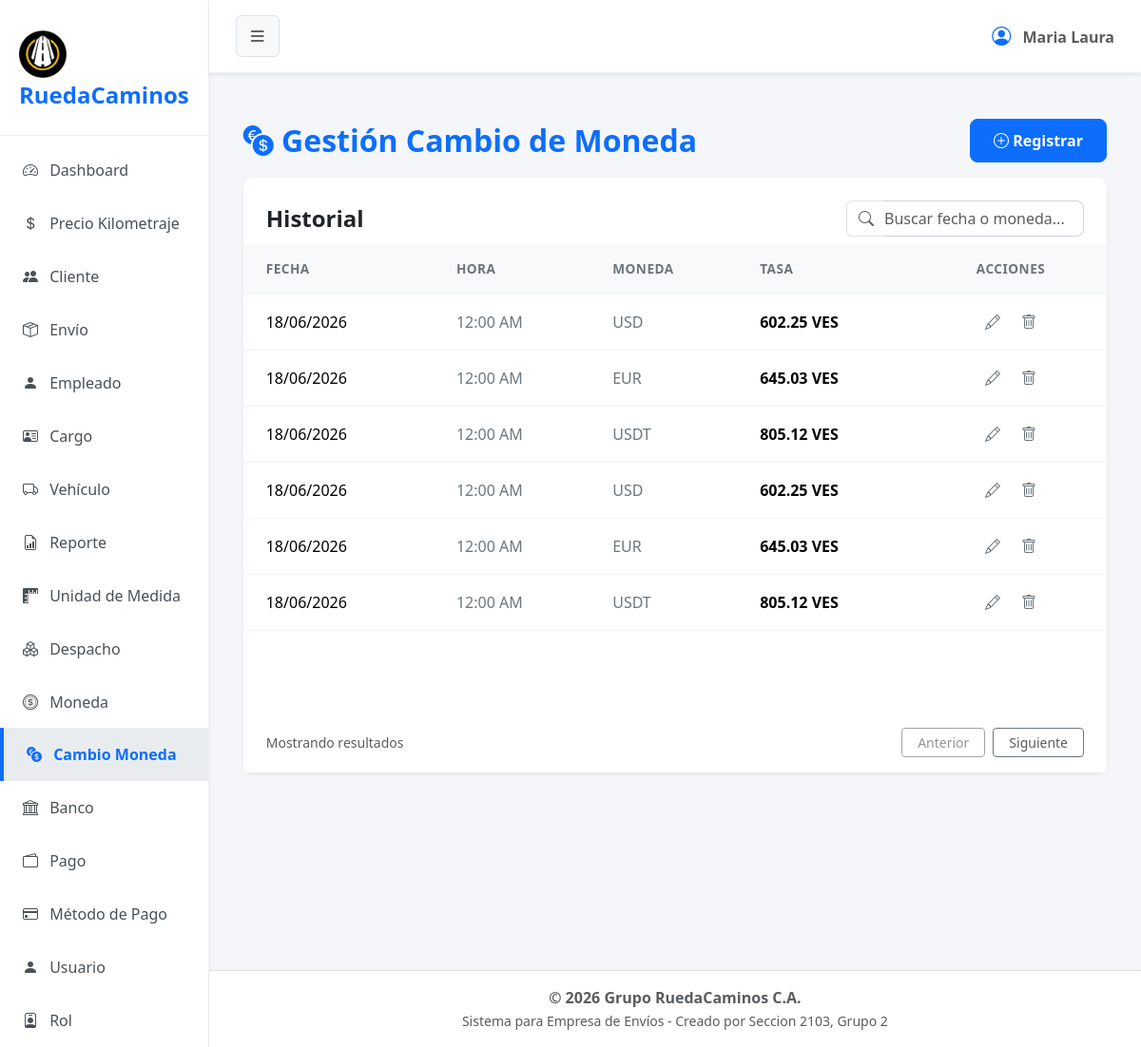
Before: /?url=cambiomoneda with the older database file.
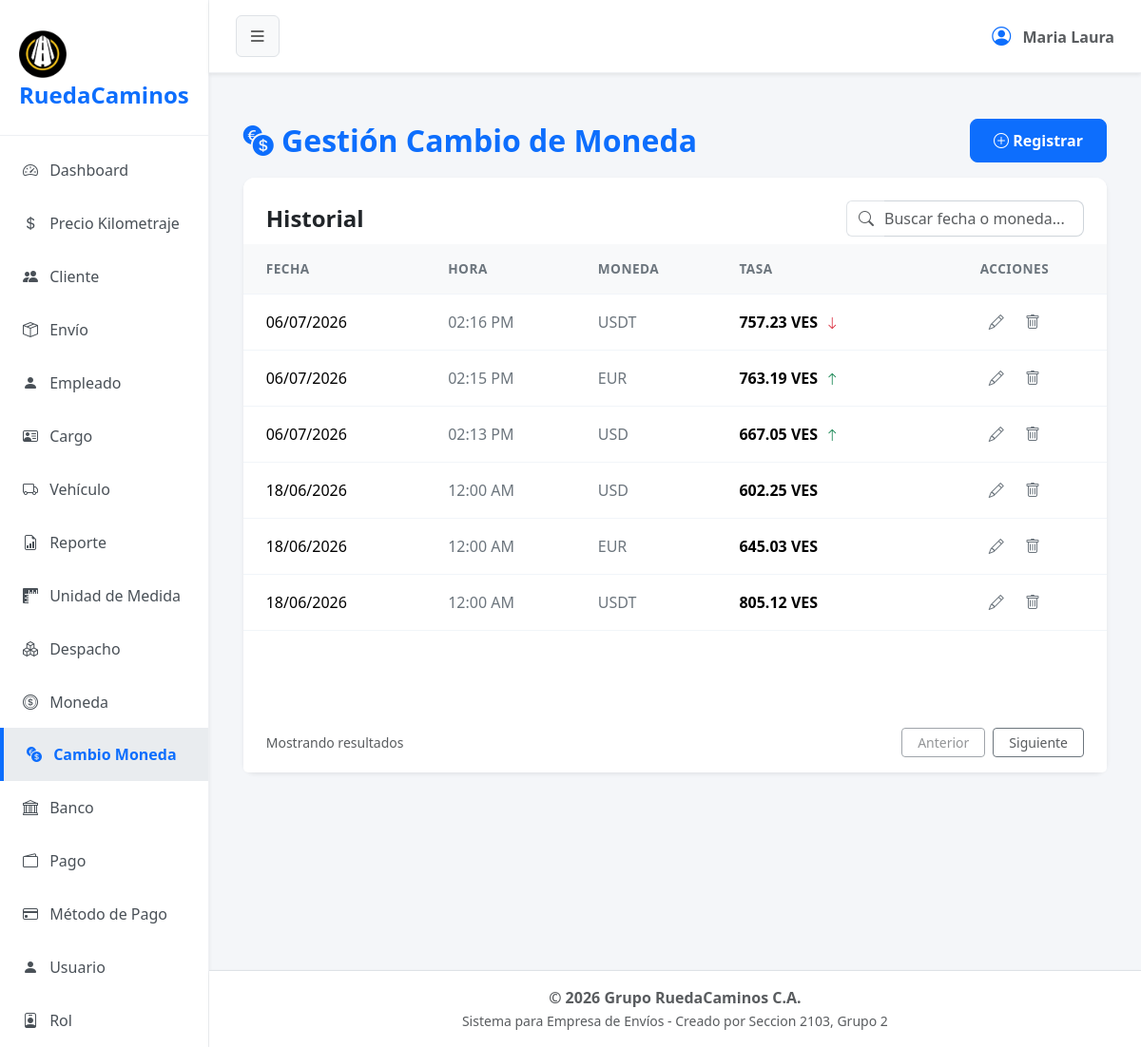
After: the same page with the newer database file.
### tables this page shows
CREATE TABLE `cambio_moneda` (
  `cod_cambio` int(11) NOT NULL,
  `tasa` float NOT NULL,
  `fecha` datetime NOT NULL,
  `cod_moneda` int(11) NOT NULL,
  `estado` tinyint(1) NOT NULL
);

CREATE TABLE `moneda` (
  `cod_moneda` int(1) NOT NULL,
  `nombre` varchar(15) NOT NULL,
  `abreviatura` varchar(5) NOT NULL,
  `estado` tinyint(1) NOT NULL
);

### app/controller/cambiomonedaController.php (called while the page is built, shortened)
<?php
$cambio = new CambioMoneda();
$registros = $cambio->obt_RegistrosCambios();
include 'app/view/layout/header.php';
include 'app/view/cambiomoneda/cambiomonedaView.php';
include 'app/view/layout/footer.php';
?>

### index.php (called while the page is built, shortened)
<?php
    $frontController = new FrontController();
?>

### app/config/Conexion.php (called while the page is built, shortened)
<?php
abstract class Conexion
{
    public $host = "localhost";
    public $namedb = "grupo_ruedacaminos";
    public $userdb = "root";
    public $passwd = "";
    public function __construct()
    {
        $this->conexion = $this->getConnection();
    }
    public function getConnection(): PDO
    {
        try {
            $dsn = "mysql:host=" . $this->host . ";dbname=" . $this->namedb . ";charset=utf8";
            $conexion = new PDO($dsn, $this->userdb, $this->passwd);
            $conexion->setAttribute(PDO::ATTR_ERRMODE, PDO::ERRMODE_EXCEPTION);
        } catch (PDOException $error) {
            die('No se pudo conectar a la base de datos, error:' . $error->getMessage());
        }
        return $conexion;
    }
}

### app/model/CambioMoneda.php (called while the page is built, shortened)
<?php
class CambioMoneda extends Conexion
{
    public function obt_RegistrosCambios() {
        $sentencia ="SELECT c.cod_cambio, c.tasa, c.fecha, c.cod_moneda, m.abreviatura
                    FROM cambio_moneda c
                    INNER JOIN moneda m ON c.cod_moneda = m.cod_moneda
                    WHERE c.estado = 1
                    GROUP BY c.cod_cambio
                    ORDER BY c.fecha DESC";
        $select = $this->conexion->prepare($sentencia);
        $select->execute();
        return $select->fetchAll(\PDO::FETCH_ASSOC);
    }
} ?>

### app/view/cambiomoneda/componentes/tabla.php (the view)
<div class="card-body p-0">
    <div class="table-responsive">
        <table class="table table-hover align-middle mb-0">
            <thead class="table-light table-header-custom">
                <tr>
                    <th class="ps-4">FECHA</th>
                    <th>HORA</th>
                    <th>MONEDA</th>
                    <th>TASA</th>
                    <th class="pe-4 text-center">ACCIONES</th>
                </tr>
            </thead>
            <tbody>
                <?php
                if (!empty($registros)):
                    $registros = array_values($registros);
                    foreach ($registros as $index => $fila):
                        $tasaComparar = $fila['tasa'];
                        for ($i = $index + 1; $i < count($registros); $i++) {
                            if (isset($registros[$i]['cod_moneda']) && $registros[$i]['cod_moneda'] == $fila['cod_moneda']) {
                                $tasaComparar = $registros[$i]['tasa'];
                                break;
                            }
                        }
                        $color = "";
                        $icono = "";
                        if ($fila['tasa'] > $tasaComparar) {
                            $color = "text-success";
                            $icono = "bi-arrow-up";
                        } elseif ($fila['tasa'] < $tasaComparar) {
                            $color = "text-danger";
                            $icono = "bi-arrow-down";
                        } else {
                            $color = "text-secondary";
                            $icono = "bi-dash";
                        }
                ?>
                    <tr>
                        <td class="ps-4 fw-medium"><?= date('d/m/Y', strtotime($fila['fecha'])) ?></td>
                        <td class="text-secondary"><?= date('h:i A', strtotime($fila['fecha'])) ?></td>
                        <td class="text-secondary"><?= $fila['abreviatura'] ?></td>
                        <td class="fw-bold">
                            <?= number_format($fila['tasa'], 2) ?> VES
                            <?php if($icono != "bi-dash"): ?>
                                <small class="<?= $color ?> ms-1"><i class="bi <?= $icono ?>"></i></small>
                            <?php endif; ?>
                        </td>
                        <td class="pe-4 text-center">
                            <button type="button" class="btn btn-link text-secondary p-0 m-0 align-baseline me-3 btn-editar" title="Editar"
                            data-bs-toggle="modal" data-bs-target="#modalEditarCambio"
                            data-id="<?= $fila['cod_cambio'] ?>"
                            data-tasa="<?= $fila['tasa'] ?>"
                            data-moneda="<?= $fila['cod_moneda'] ?>">
                                <i class="bi bi-pencil"></i>
                            </button>
                            <button type="button" class="btn btn-link text-secondary p-0 m-0 align-baseline btn-eliminar" title="Eliminar"
                            data-id="<?= $fila['cod_cambio'] ?>">
                                <i class="bi bi-trash"></i>
                            </button>
                        </td>
                    </tr>
                <?php endforeach;
                else: echo "<tr><td colspan='5' class='text-center'>No hay registros.</td></tr>";
                endif; ?>
            </tbody>
        </table>
    </div>
</div>

### app/controller/FrontController.php (shortened to what this page needs)
<?php
    class FrontController {
        private $dir;
        private $controller;
        private $url;
        public function __construct() {
            if (isset($_REQUEST["url"])) {
                $this->url = $_REQUEST["url"];
                $this->dir = 'app/controller/';
                $this->controller = 'Controller.php';
                $this->getURL();
            } else {
                echo "<script>location='?url=dashboard'</script>";
            }
        }
        private function getURL() {
            if(file_exists($this->dir.$this->url.$this->controller)) {
                require_once($this->dir.$this->url.$this->controller);
            } else {
                echo "<h2>Error 404: Módulo no encontrado</h2>";
                echo "<p>El controlador para '{$this->url}' no existe.</p>";
                echo "<a href='?url=dashboard'>Volver al inicio</a>";
            }
        }
    }
?>

### app/view/layout/header.php (shortened to what this page needs)
<!DOCTYPE html>
<html lang="es">
<head>
    <link href="assets/css/bootstrap.min.css" rel="stylesheet">
    <link href="assets/css/styles.css" rel="stylesheet">
    <link href="assets/icons/bootstrap-icons/font/bootstrap-icons.min.css" rel="stylesheet">
</head>
<body>
    <?php
    $current_url = isset($_GET['url']) ? $_GET['url'] : 'dashboard';
    ?>
    <div class="d-flex" id="wrapper">
        <div id="sidebar-wrapper" class="shadow-sm">
            <div class="sidebar-heading">
                <img src="app/view/img/logo2.png" alt="Logo" class="img-fluid mt-2" style="max-width: 50px;">RuedaCaminos
            </div>
            <div class="list-group list-group-flush mt-2">
                <a href="?url=dashboard" class="list-group-item list-group-item-action <?= $current_url == 'dashboard' ? 'active' : '' ?>">
                    <i class="bi bi-speedometer2 me-2"></i> Dashboard
                </a>
                <a href="?url=kilometraje" class="list-group-item list-group-item-action <?= $current_url == 'kilometraje' ? 'active' : '' ?>">
                    <i class="bi bi-currency-dollar me-2"></i> Precio Kilometraje
                </a>
                <a href="?url=cliente" class="list-group-item list-group-item-action <?= $current_url == 'cliente' ? 'active' : '' ?>">
                    <i class="bi bi-people-fill me-2"></i> Cliente
                </a>
                <a href="?url=envio" class="list-group-item list-group-item-action <?= $current_url == 'envio' ? 'active' : '' ?>">
                    <i class="bi bi-box-seam me-2"></i> Envío
                </a>
                <a href="?url=empleado" class="list-group-item list-group-item-action <?= $current_url == 'empleado' ? 'active' : '' ?>">
                    <i class="bi bi-person-fill me-2"></i> Empleado
                </a>
                <a href="?url=cargo" class="list-group-item list-group-item-action <?= $current_url == 'cargo' ? 'active' : '' ?>">
                    <i class="bi bi-person-vcard me-2" ></i> Cargo
                </a>
                <a href="?url=vehiculo" class="list-group-item list-group-item-action <?= $current_url == 'vehiculo' ? 'active' : '' ?>">
                    <i class="bi bi-truck me-2"></i> Vehículo
                </a>
                <a href="?url=reporte" class="list-group-item list-group-item-action <?= $current_url == 'reporte' ? 'active' : '' ?>">
                    <i class="bi bi-file-earmark-bar-graph me-2"></i> Reporte
                </a>
                <a href="?url=unidadesmedida" class="list-group-item list-group-item-action <?= $current_url == 'unidadesmedida' ? 'active' : '' ?>">
                    <i class="bi bi-rulers me-2"></i> Unidad de Medida
                </a>
                <a href="?url=despacho" class="list-group-item list-group-item-action <?= $current_url == 'despacho' ? 'active' : '' ?>">
                    <i class="bi bi-boxes me-2"></i> Despacho
                </a>
                <a href="?url=moneda" class="list-group-item list-group-item-action <?= $current_url == 'moneda' ? 'active' : '' ?>">
                    <i class="bi bi-coin me-2"></i> Moneda
                </a>
                <a href="?url=cambiomoneda" class="list-group-item list-group-item-action <?= $current_url == 'cambiomoneda' ? 'active' : '' ?>">
                    <i class="bi bi-currency-exchange me-2"></i> Cambio Moneda
                </a>
                <a href="?url=bancos" class="list-group-item list-group-item-action <?= $current_url == 'bancos' ? 'active' : '' ?>">
                    <i class="bi bi-bank me-2"></i> Banco
                </a>
                <a href="?url=pago" class="list-group-item list-group-item-action <?= $current_url == 'pago' ? 'active' : '' ?>">
                    <i class="bi bi-wallet2 me-2"></i> Pago
                </a>
                <a href="?url=metodopago" class="list-group-item list-group-item-action <?= $current_url == 'metodopago' ? 'active' : '' ?>">
                    <i class="bi bi-credit-card me-2"></i> Método de Pago
                </a>
                <a href="?url=usuario" class="list-group-item list-group-item-action <?= $current_url == 'usuario' ? 'active' : '' ?>">
                    <i class="bi bi-person-fill me-2"></i> Usuario
                </a>
                <a href="?url=rol" class="list-group-item list-group-item-action <?= $current_url == 'rol' ? 'active' : '' ?>">
                    <i class="bi bi-person-badge me-2"></i> Rol
                </a>
            </div>
        </div>
        <div id="page-content-wrapper" class="d-flex flex-column min-vh-100 w-100">
            <nav class="navbar navbar-expand-lg navbar-light shadow-sm">
                <div class="container-fluid">
                    <button class="btn btn-light border" id="sidebarToggle"><i class="bi bi-list fs-5"></i></button>
                    <div class="ms-auto d-flex align-items-center">
                        <span class="text-muted fw-bold"><i class="bi bi-person-circle fs-5 me-2 text-primary"></i> Maria Laura</span>
                    </div>
                </div>
            </nav>
            <main class="container-fluid">

### app/view/cambiomoneda/cambiomonedaView.php (shortened to what this page needs)
<main class="container-fluid py-5 px-4">
    <div class="row">
        <div class="col-12 mb-4">
            <header class="d-flex justify-content-between align-items-center mb-3">
                <h2 class="mb-0 text-primary fw-bold"><i class="bi bi-currency-exchange"></i> Gestión Cambio de Moneda</h2>
                <button type="button" class="btn btn-primary" data-bs-toggle="modal" data-bs-target="#registerCambio">
                    <i class="bi bi-plus-circle"></i> Registrar
                </button>
            </header>
            <section class="card shadow-sm border-0 h-100">
                <div class="card-header bg-white border-bottom-0 pt-4 pb-2 px-4 d-flex justify-content-between align-items-center">
                    <h4 class="mb-0 fw-bold">Historial</h4>
                    <div class="input-group" style="max-width: 250px;">
                        <span class="input-group-text bg-transparent border-end-0 text-muted">
                            <i class="bi bi-search"></i>
                        </span>
                        <input type="text" class="form-control border-start-0 ps-0 text-muted" id="inputBusqueda" placeholder="Buscar fecha o moneda...">
                    </div>
                </div>
                <?php require 'componentes/tabla.php'; ?>
                <footer class="card-footer bg-white border-top-0 d-flex justify-content-between align-items-center px-4 py-3">
                    <span class="text-muted small">Mostrando resultados</span>
                    <div class="d-flex gap-2">
                        <button class="btn btn-outline-secondary btn-sm px-3 text-muted" disabled>Anterior</button>
                        <button class="btn btn-outline-secondary btn-sm px-3 text-muted">Siguiente</button>
                    </div>
                </footer>
            </section>
        </div>
    </div>
</main>

### app/view/layout/footer.php (shortened to what this page needs)
        </main>
        <footer class="bg-white text-center py-3 mt-auto border-top w-100 shadow-sm">
            <div class="container-fluid">
                <p class="mb-0 text-muted fw-semibold">&copy; <?= date('Y') ?> Grupo RuedaCaminos C.A.</p>
                <small class="text-muted">Sistema para Empresa de Envíos - Creado por Seccion 2103, Grupo 2</small>
            </div>
        </footer>
    </div>
</div>
</body>
</html>

### assets/css/styles.css (style rules this page uses)
body { background-color: #f4f6f9; font-family: 'Segoe UI', Tahoma, Geneva, Verdana, sans-serif; overflow-x: hidden; }
#wrapper { display: flex; transition: all 0.3s ease-in-out; }
#sidebar-wrapper { min-height: 100vh; width: 250px; background-color: #ffffff; border-right: 1px solid #eef0f3; transition: margin .25s ease-out; }
#sidebar-wrapper .sidebar-heading { padding: 1.5rem 1.25rem; font-size: 1.5rem; font-weight: 800; color: #0d6efd; border-bottom: 1px solid #eef0f3; }
#sidebar-wrapper .list-group { width: 100%; }
#page-content-wrapper { min-width: 0; width: 100%; display: flex; flex-direction: column; }
.list-group-item { border: none; padding: 1rem 1.5rem; font-weight: 500; color: #495057; border-left: 4px solid transparent; }
.list-group-item.active { background-color: #e9ecef; color: #0d6efd; border-color: #0d6efd; border-left: 4px solid #0d6efd; font-weight: 700; }
.navbar { background-color: #ffffff; border-bottom: 1px solid #eef0f3; padding: 1rem; }
.card { box-shadow: 0 4px 12px rgba(0,0,0,0.05); border: none; border-radius: 12px; margin-bottom: 1.5rem; }
.card-header { background-color: #ffffff; border-bottom: 1px solid #eef0f3; font-weight: 600; border-top-left-radius: 12px !important; border-top-right-radius: 12px !important; }
.form-control, .form-select { border-radius: 8px; border-color: #ced4da; }
.btn-primary, .btn-success { border-radius: 8px; padding: 10px 24px; font-weight: 600; }
.table > :not(caption) > * > * { padding: 1rem 0.75rem; border-bottom-color: #f1f5f9; }
.table-header-custom th { color: #6c757d; font-weight: 600; font-size: 0.85rem; letter-spacing: 0.5px; }

Changed rows visible on the page:
removed cambio_moneda: fecha "18/06/2026", fecha "12:00 AM", cod_moneda.abreviatura "USD", tasa "602.25"
removed cambio_moneda: fecha "18/06/2026", fecha "12:00 AM", cod_moneda.abreviatura "EUR", tasa "645.03"
removed cambio_moneda: fecha "18/06/2026", fecha "12:00 AM", cod_moneda.abreviatura "USDT", tasa "805.12"
added cambio_moneda: fecha "06/07/2026", fecha "02:16 PM", cod_moneda.abreviatura "USDT", tasa "757.23"
added cambio_moneda: fecha "06/07/2026", fecha "02:15 PM", cod_moneda.abreviatura "EUR", tasa "763.19"
added cambio_moneda: fecha "06/07/2026", fecha "02:13 PM", cod_moneda.abreviatura "USD", tasa "667.05"
